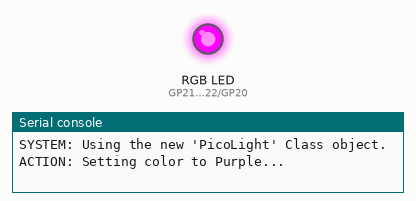
This program was run on a simulated Raspberry Pi Pico running MicroPython. Parts: an RGB LED mixed from three pins (HIGH = lit), the last lines printed to the serial console. Dim RGB values are drawn brighter than linear.

Above: at 0.05 s.
At 1.6 s:
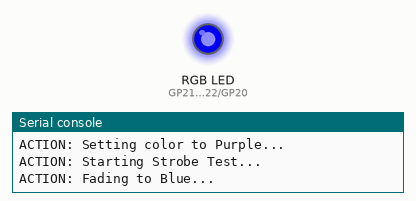
At 1.75 s:
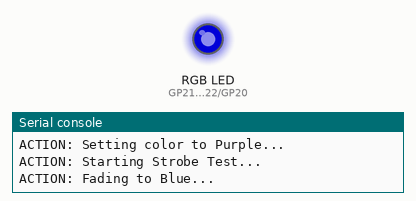
At 1.9 s:
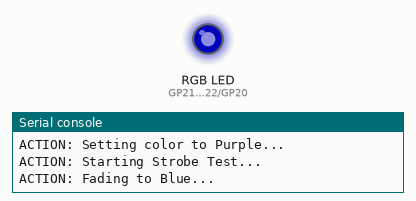
At 2.5 s:
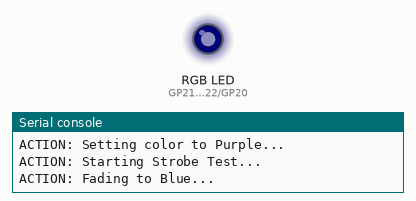
Timing chart, 0 to 5.9 s (numbered marks = the images above):
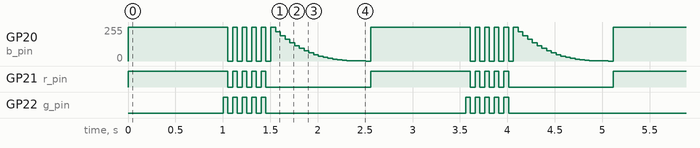

The program:

Pico_Hardware_Class.py
```python
# ==========================================================
# MASTERY PROJECT 10: THE VIRTUAL LIGHTBULB (OOP)
# Goal: Transition from "Scripting" to "Engineering."
# We will build a 'Class'—a blueprint for a smart LED object.
#
# ENGINEERING INSIGHT:
# This project introduces "Encapsulation & Abstraction."
# Professional engineers don't want to think about "Pins"
# and "Duty Cycles" every time they work. By building a
# Class, we hide the "messy" hardware details inside a
# clean "Object." This is what allows humans to build
# massive systems like space rockets and self-driving cars.
# ==========================================================

from machine import Pin, PWM
import time

# ----------------------------------------------------------
# 1. THE CLASS DEFINITION (The Blueprint)
# ----------------------------------------------------------

class PicoLight:
    """
    A professional-grade class to control the Pico's RGB LED.
    It handles Gamma correction and Pin management internally.
    """
    def __init__(self, r_pin, g_pin, b_pin):
        # Setup Pins
        self.red = PWM(Pin(r_pin), freq=1000)
        self.grn = PWM(Pin(g_pin), freq=1000)
        self.blu = PWM(Pin(b_pin), freq=1000)
        self.gamma = 2.8
        print(f"HARDWARE: PicoLight initialized on pins {r_pin}, {g_pin}, {b_pin}")

    def _get_duty(self, percent):
        """Internal helper for Gamma calculation."""
        return int((max(0, percent / 100) ** self.gamma) * 65535)

    def set_color(self, r, g, b):
        """Sets the color using 0-100% values."""
        self.red.duty_u16(self._get_duty(r))
        self.grn.duty_u16(self._get_duty(g))
        self.blu.duty_u16(self._get_duty(b))

    def off(self):
        """Quick kill switch for all colors."""
        self.set_color(0, 0, 0)

    def strobe(self, r, g, b, speed=0.1):
        """A simple strobe method built into the light itself!"""
        self.set_color(r, g, b)
        time.sleep(speed)
        self.off()
        time.sleep(speed)

# ----------------------------------------------------------
# 2. THE MAIN PROGRAM (The Implementation)
# ----------------------------------------------------------

# Instead of managing Pins 20, 21, 22 manually...
# We just create ONE "Light" object.
living_room_light = PicoLight(r_pin=21, g_pin=22, b_pin=20)

print("SYSTEM: Using the new 'PicoLight' Class object.")

try:
    while True:
        # Notice how clean the code is now!
        # We just tell the "Object" what to do.

        print("ACTION: Setting color to Purple...")
        living_room_light.set_color(100, 0, 100)
        time.sleep(1)

        print("ACTION: Starting Strobe Test...")
        for _ in range(5):
            living_room_light.strobe(100, 100, 100, speed=0.05)

        print("ACTION: Fading to Blue...")
        for i in range(100, -1, -5):
            living_room_light.set_color(0, 0, i)
            time.sleep(0.05)

except KeyboardInterrupt:
    living_room_light.off()
    print("\nSystem Offline.")
```

Measured:
- by itself, GP20 (b_pin): moves between 0/255 and 255/255, repeating every 2.6 s
- by itself, GP21 (r_pin): repeats every 2.6 s: 4 × (LOW 0.05 s, HIGH 0.05 s), LOW 1.1 s, HIGH 1.1 s
- by itself, GP22 (g_pin): repeats every 2.6 s: 4 × (LOW 0.05 s, HIGH 0.05 s), LOW 2.1 s, HIGH 0.05 s
